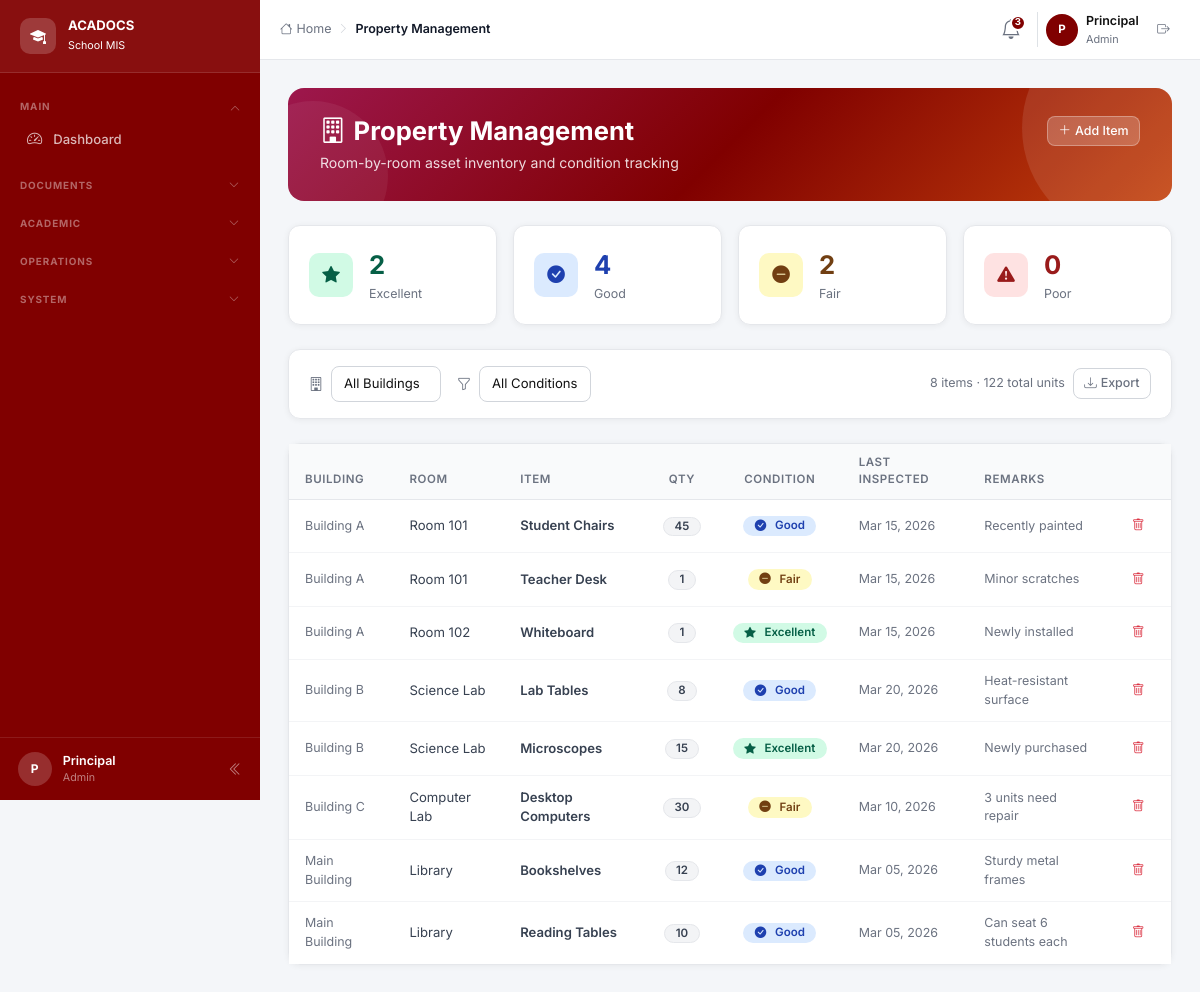
/pages/properties.php (signed in), run on the app's committed database.
### tables this page shows
CREATE TABLE room_properties (
    id              INT UNSIGNED AUTO_INCREMENT PRIMARY KEY,
    room_number     VARCHAR(50)  NOT NULL,
    building_name   VARCHAR(100) NOT NULL,
    item_name       VARCHAR(150) NOT NULL,
    quantity        INT UNSIGNED NOT NULL DEFAULT 1,
    condition_status ENUM('Excellent','Good','Fair','Poor') NOT NULL,
    last_inspection DATE         NOT NULL,
    remarks         TEXT,
    created_at      TIMESTAMP DEFAULT CURRENT_TIMESTAMP
);

### config.php (called while the page is built, shortened)
<?php
function currentUser(): ?array {
    return $_SESSION['user'] ?? null;
}
function hasRole(string ...$roles): bool {
    $user = currentUser();
    return $user && in_array($user['role'], $roles, true);
}
function e(string $s): string {
    return htmlspecialchars($s, ENT_QUOTES, 'UTF-8');
}

### pages/properties.php (the view, shortened to what this page needs)
<?php
require_once __DIR__ . '/../config.php';
$db = getDB();
$building  = $_GET['building'] ?? 'all';
$condition = $_GET['condition'] ?? 'all';
$where = []; $params = [];
$clause = $where ? 'WHERE '.implode(' AND ',$where) : '';
$stmt = $db->prepare("SELECT * FROM room_properties $clause ORDER BY building_name,room_number,item_name");
$stmt->execute($params);
$items = $stmt->fetchAll();
$condCfg = [
    'Excellent' => ['cond-excellent','bi-star-fill'],
    'Good'      => ['cond-good',     'bi-check-circle-fill'],
    'Fair'      => ['cond-fair',     'bi-dash-circle-fill'],
    'Poor'      => ['cond-poor',     'bi-exclamation-triangle-fill'],
];
$condStats = array_count_values(array_column($items, 'condition_status'));
$totalItems = array_sum(array_column($items, 'quantity'));
include __DIR__ . '/../includes/header.php';
?>
<div class="page-header">
  <div class="d-flex justify-content-between align-items-start flex-wrap gap-3" style="position:relative;z-index:1">
    <div>
      <h4><i class="bi bi-building me-2"></i>Property Management</h4>
      <p>Room-by-room asset inventory and condition tracking</p>
    </div>
    <?php if (hasRole('admin')): ?>
    <button class="btn btn-sm" style="background:rgba(255,255,255,.2);color:#fff;border:1px solid rgba(255,255,255,.3);"
            data-bs-toggle="modal" data-bs-target="#addItemModal">
      <i class="bi bi-plus-lg me-1"></i>Add Item
    </button>
    <?php endif; ?>
  </div>
</div>
<div class="row g-3 mb-4">
  <?php foreach (['Excellent'=>['#d1fae5','#065f46'],'Good'=>['#dbeafe','#1e40af'],'Fair'=>['#fef9c3','#713f12'],'Poor'=>['#fee2e2','#991b1b']] as $cond=>[$bg,$tc]): ?>
  <div class="col-6 col-xl-3">
    <div class="card">
      <div class="card-body d-flex align-items-center gap-3">
        <div class="kpi-icon" style="background:<?= $bg ?>">
          <i class="bi <?= $condCfg[$cond][1] ?>" style="color:<?= $tc ?>;font-size:1.1rem;"></i>
        </div>
        <div>
          <div style="font-size:1.6rem;font-weight:700;color:<?= $tc ?>"><?= $condStats[$cond] ?? 0 ?></div>
          <div class="text-muted" style="font-size:.78rem"><?= $cond ?></div>
        </div>
      </div>
    </div>
  </div>
  <?php endforeach; ?>
</div>
<div class="card mb-4">
  <div class="card-body py-3">
    <div class="d-flex align-items-center gap-3 flex-wrap">
      <div class="d-flex align-items-center gap-2">
        <i class="bi bi-building text-muted"></i>
        <select class="form-select form-select-sm" style="width:auto;"
                onchange="window.location='?building='+this.value+'&condition=<?= urlencode($condition) ?>'">
          <option value="all" <?= $building==='all'?'selected':'' ?>>All Buildings</option>
        </select>
      </div>
      <div class="d-flex align-items-center gap-2">
        <i class="bi bi-funnel text-muted"></i>
        <select class="form-select form-select-sm" style="width:auto;"
                onchange="window.location='?building=<?= urlencode($building) ?>&condition='+this.value">
          <option value="all" <?= $condition==='all'?'selected':'' ?>>All Conditions</option>
        </select>
      </div>
      <div class="ms-auto d-flex gap-2 align-items-center">
        <span class="text-muted" style="font-size:.78rem;"><?= count($items) ?> items · <?= $totalItems ?> total units</span>
        <button class="btn btn-outline-secondary btn-sm" onclick="exportTable('prop-table','properties')">
          <i class="bi bi-download me-1"></i>Export
        </button>
      </div>
    </div>
  </div>
</div>
<div class="card">
  <div class="card-body p-0">
    <div class="table-responsive">
      <table class="table mb-0" id="prop-table">
        <thead>
          <tr>
            <th>Building</th><th>Room</th><th>Item</th>
            <th class="text-center">Qty</th>
            <th class="text-center">Condition</th>
            <th>Last Inspected</th><th>Remarks</th>
            <?php if (hasRole('admin')): ?><th></th><?php endif; ?>
          </tr>
        </thead>
        <tbody>
          <?php foreach ($items as $item):
            [$cls,$ico] = $condCfg[$item['condition_status']] ?? ['cond-good','bi-circle'];
          ?>
          <tr>
            <td class="text-muted" style="font-size:.78rem"><?= e($item['building_name']) ?></td>
            <td><?= e($item['room_number']) ?></td>
            <td class="fw-semibold"><?= e($item['item_name']) ?></td>
            <td class="text-center">
              <span class="badge badge-secondary"><?= $item['quantity'] ?></span>
            </td>
            <td class="text-center">
              <span class="badge <?= $cls ?>">
                <i class="bi <?= $ico ?> me-1"></i><?= e($item['condition_status']) ?>
              </span>
            </td>
            <td class="text-muted" style="font-size:.78rem"><?= date('M d, Y', strtotime($item['last_inspection'])) ?></td>
            <td class="text-muted" style="font-size:.78rem;max-width:160px" class="truncate"><?= e($item['remarks']) ?></td>
            <?php if (hasRole('admin')): ?>
            <td>
              <form method="POST" onsubmit="return confirm('Delete this item?')">
                <button class="btn btn-ghost btn-sm text-danger"><i class="bi bi-trash"></i></button>
              </form>
            </td>
            <?php endif; ?>
          </tr>
          <?php endforeach; ?>
        </tbody>
      </table>
    </div>
  </div>
</div>
<?php
include __DIR__ . '/../includes/footer.php';
?>

### assets/css/app.css (style rules this page uses)
:root { --primary: #800000; --primary-dark: #560000; --primary-light: #a52a2a; --primary-deeper: #6b0000; --accent: #c2410c; --pink: #9d174d; --bg: #f4f6f9; --card: #ffffff; --border: #e5e7eb; --muted: #6b7280; --sidebar-w: 260px; --sidebar-bg: #800000; --topbar-h: 60px; --radius: 0.75rem; --s-present-bg: #ffe0e0; --s-present-tx: #560000; --s-present-bd: #ffc7c7; --s-late-bg: #ff9999; --s-late-tx: #2b0000; --s-late-bd: #ff6b6b; --s-absent-bg: #2b0000; --s-absent-tx: #ffffff; --s-absent-bd: #400000; --s-leave-bg: #e0e7ff; --s-leave-tx: #3730a3; --s-leave-bd: #a5b4fc; }
*, *::before, *::after { box-sizing: border-box; }
body { margin: 0; background: var(--bg); font-family: 'Inter', system-ui, sans-serif; color: #111827; font-size: 14px; line-height: 1.5; }
.page-header { background: linear-gradient(135deg, var(--pink) 0%, var(--primary) 50%, var(--accent) 100%); border-radius: 16px; padding: 1.75rem 2rem; color: #fff; margin-bottom: 1.5rem; position: relative; overflow: hidden; }
.page-header::before { content: ''; position: absolute; top: -70px; right: -70px; width: 220px; height: 220px; background: rgba(255,255,255,.1); border-radius: 50%; }
.page-header::after { content: ''; position: absolute; bottom: -50px; left: -50px; width: 150px; height: 150px; background: rgba(255,255,255,.06); border-radius: 50%; }
.page-header h1, .page-header h4 { font-weight: 700; margin: 0 0 .35rem; font-size: 1.6rem; position: relative; z-index: 1; }
.page-header p { margin: 0; opacity: .85; font-size: .88rem; position: relative; z-index: 1; }
.card { background: var(--card); border: 1px solid var(--border); border-radius: var(--radius); box-shadow: 0 1px 6px rgba(0,0,0,.06); }
.card-body { padding: 1.25rem; }
.kpi-icon { width: 44px; height: 44px; border-radius: 10px; display: flex; align-items: center; justify-content: center; font-size: 1.2rem; }
.table { width: 100%; border-collapse: collapse; font-size: .82rem; }
.table th { background: #f9fafb; padding: .65rem 1rem; text-align: left; font-size: .72rem; font-weight: 600; text-transform: uppercase; letter-spacing: .05em; color: var(--muted); border-bottom: 1px solid var(--border); }
.table td { padding: .75rem 1rem; border-bottom: 1px solid #f3f4f6; vertical-align: middle; color: #374151; }
.table tbody tr:last-child td { border-bottom: none; }
.table .text-center { text-align: center; }
.badge { display: inline-flex; align-items: center; gap: .3rem; padding: .2rem .65rem; border-radius: 50px; font-size: .72rem; font-weight: 600; border: 1px solid transparent; }
.badge-secondary { background: #f3f4f6; color: #374151; border-color: var(--border); }
.btn { font-size: .82rem; font-weight: 500; border-radius: 8px; padding: .45rem .9rem; transition: all .15s; }
.btn-sm { padding: .3rem .65rem; font-size: .78rem; }
.btn-outline-secondary { background: transparent; color: #6b7280; border: 1px solid #d1d5db; }
.btn-ghost { background: transparent; border: none; color: #6b7280; }
.form-control, .form-select { font-size: .82rem; border: 1px solid #d1d5db; border-radius: 8px; padding: .45rem .75rem; color: #111; background: #fff; transition: border-color .15s, box-shadow .15s; }
.cond-excellent { background: #d1fae5; color: #065f46; }
.cond-good { background: #dbeafe; color: #1e40af; }
.cond-fair { background: #fef9c3; color: #713f12; }
.text-muted { color: var(--muted) !important; }
.fw-semibold { font-weight: 600; }

### data on the page
room_properties: building_name "Building A", room_number "Room 101", item_name "Student Chairs", quantity "45", condition_status "Good", last_inspection "Mar 15, 2026", remarks "Recently painted"
room_properties: building_name "Building A", room_number "Room 101", item_name "Teacher Desk", quantity "1", condition_status "Fair", last_inspection "Mar 15, 2026", remarks "Minor scratches"
room_properties: building_name "Building A", room_number "Room 102", item_name "Whiteboard", quantity "1", condition_status "Excellent", last_inspection "Mar 15, 2026", remarks "Newly installed"
room_properties: building_name "Building B", room_number "Science Lab", item_name "Lab Tables", quantity "8", condition_status "Good", last_inspection "Mar 20, 2026", remarks "Heat-resistant surface"
room_properties: building_name "Building B", room_number "Science Lab", item_name "Microscopes", quantity "15", condition_status "Excellent", last_inspection "Mar 20, 2026", remarks "Newly purchased"
room_properties: building_name "Building C", room_number "Computer Lab", item_name "Desktop Computers", quantity "30", condition_status "Fair", last_inspection "Mar 10, 2026", remarks "3 units need repair"
room_properties: building_name "Main Building", room_number "Library", item_name "Bookshelves", quantity "12", condition_status "Good", last_inspection "Mar 05, 2026", remarks "Sturdy metal frames"
room_properties: building_name "Main Building", room_number "Library", item_name "Reading Tables", quantity "10", condition_status "Good", last_inspection "Mar 05, 2026", remarks "Can seat 6 students each"

### other printed values
$initials "P"
$user['name'] "Principal"
$role "Admin"
PAGE_TITLE "Property Management"
count($recentAnnouncements) "3"
$condStats[$cond] "2"
$cond "Excellent"
$condStats[$cond] "4"
$cond "Good"
$cond "Fair"
$condStats[$cond] "0"
$cond "Poor"
count($items) "8"
$totalItems "122"
